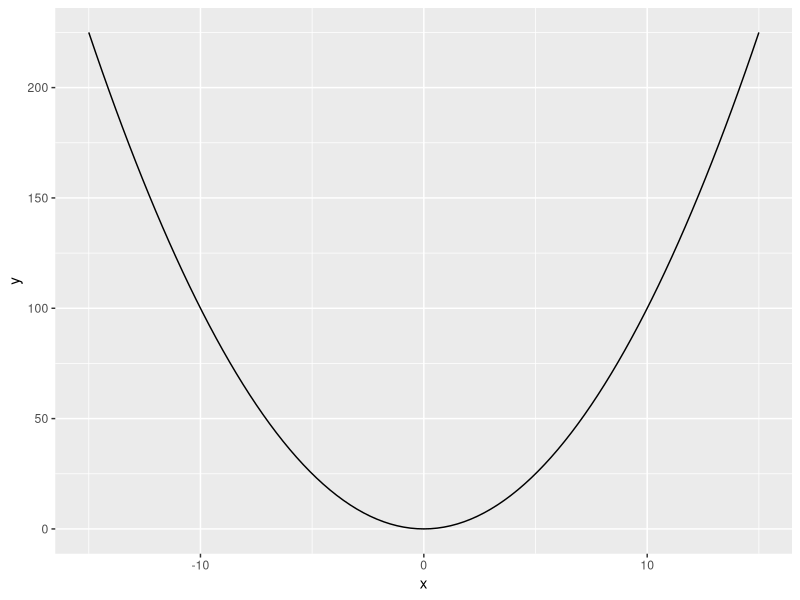

Write the R code that produced this figure.
library(ggplot2)

p <- ggplot(data.frame(x = c(-15, 15)), aes(x = x)) +
    stat_function(fun = function(x) { x^2 })

# mpg
# p <- ggplot(mpg, aes(x = displ, y = hwy)) + geom_point()
# p <- ggplot(mpg, aes(displ, hwy)) + geom_point()
# p <- ggplot(mpg, aes(cty, hwy)) + geom_point()
# p <- ggplot(mpg, aes(model, manufacturer)) + geom_point()
# p <- ggplot(mpg, aes(cty)) + geom_histogram()
# p <- ggplot(mpg, aes(displ, cty, color = class)) + geom_point()
# p <- ggplot(mpg, aes(displ, hwy, shape = drv)) + geom_point()
# p <- ggplot(mpg, aes(displ, hwy, size = cyl)) + geom_point()
# p <- ggplot(mpg, aes(displ, hwy)) + geom_point(aes(color = "blue"))
# p <- ggplot(mpg, aes(displ, hwy)) + geom_point(color = "blue")

# diamonds
# p <- ggplot(diamonds, aes(carat, price)) + geom_point()

# economics
# p <- ggplot(economics, aes(date, unemploy)) + geom_line()


pdf("plot.pdf")
print(p)
dev.off()
